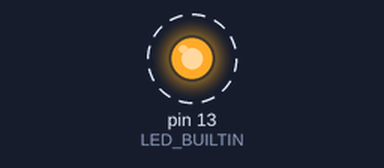
A sketch run on a simulated Arduino Uno, built with avr-gcc and run on an emulated ATmega328P. Shown: output pins drawn as LEDs (lit = HIGH). Dashed ring = blinking. What the sketch prints to the serial monitor is not drawn.

Above: at 0.5 s.
Timing chart, 0 to 4.6 s (numbered marks = the images above):
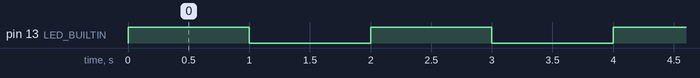

The sketch:

Arduino-Learning-Wokwi.ino
```cpp
void setup() {
  pinMode(LED_BUILTIN, OUTPUT);
  Serial.begin(9600);
  Serial.println("Arduino + Wokwi starter is running");
}

void loop() {
  digitalWrite(LED_BUILTIN, HIGH);
  Serial.println("LED on");
  delay(1000);

  digitalWrite(LED_BUILTIN, LOW);
  Serial.println("LED off");
  delay(1000);
}
```

main.c
```cpp

```

Measured:
- by itself, pin 13 (LED_BUILTIN): alternates HIGH for 1.0 s and LOW for 1.0 s
